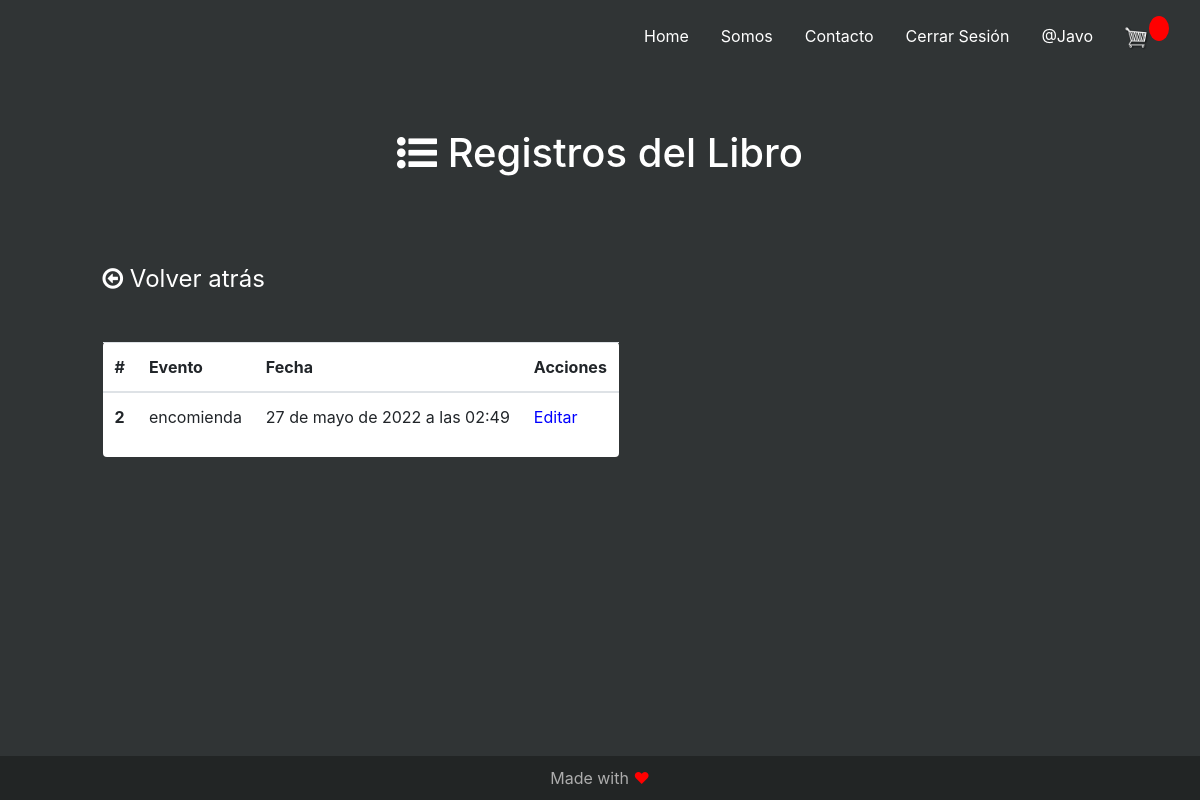
Page /listar/1 (signed in) on the committed database.
### core/models.py (models this page shows, shortened)
class EventoLibro(models.Model):
    conserje = models.ForeignKey(Conserje, on_delete=models.CASCADE)
    evento = models.CharField(max_length=500, verbose_name="Evento")
    fecha = models.DateTimeField(auto_now_add=True)
    class Meta:
        verbose_name_plural = "Evento Libro"

### core/views.py (the view)
# urls.py: path('listar/<id>',views.listarEvento, name="listarEvento"),
def listarEvento(request,id):
    eventos = EventoLibro.objects.filter(conserje=id).order_by('fecha')
    datos = {
        'eventos': eventos
    }
    return render(request, 'libro/listar.html', datos)

### core/templatetags/core_extras.py (called while the page is built)
@register.filter(name='grupo')
def grupo(user, group_name):
    g = Group.objects.get(name=group_name)
    return True if g in user.groups.all() else False

### core/templates/libro/listar.html (shortened to what this page needs)
{% extends 'core/main.html' %}
{% load bootstrap4 %}
{% block importaciones %}
<link rel='stylesheet' href='https://cdnjs.cloudflare.com/ajax/libs/font-awesome/4.7.0/css/font-awesome.min.css'>
{% endblock %}
{% block content %}
<div class="row">
    <div class="col title">
        <h1 class="w_txt"><i class='fa fa-list-ul'></i> Registros del Libro</h1>
    </div>
</div>
  <br><br><br>
<div class="row">
    <div class="col"></div>
    <div class="col-11">
        <h4><a href="{% url 'conserje' %}" class="goBack float-left"><i class='fa fa-arrow-circle-o-left'></i> Volver atrás</a></h4>
    </div>
</div>
  <br><br>
<div class="row">
    <div class="col"></div>
    <div class="col-10">
        <div class="card">
            <table class="table table-hover">
                <thead>
                  <tr>
                    <th scope="col">#</th>
                    <th scope="col">Evento</th>
                    <th scope="col">Fecha</th>
                    <th scope="col">Acciones</th>
                  </tr>
                </thead>
                <tbody>
                    {% for evento in eventos %}
                    <tr>
                    <th scope="row">{{evento.id}}</th>
                    <td>{{evento.evento}}</td>
                    <td>{{evento.fecha}}</td>
                    <td>
                        <a href="{% url 'editarEvento' evento.id %}" style="color: blue;">Editar</a>
                    </td>
                    </tr>
                    {% endfor %}
                </tbody>
              </table>
        </div>
    </div>
    <div class="col"></div>
</div>
{% endblock %}

### core/templates/core/main.html (shortened to what this page needs)
<!DOCTYPE html>
{% load static %}
{% load bootstrap4 %}
{% load core_extras %}
<html>
<head>
  {% bootstrap_css %}
  <link rel="stylesheet" href="https://cdn.jsdelivr.net/npm/bootstrap@4.6.1/dist/css/bootstrap.min.css"
>
  <link rel="stylesheet" href="{% static 'core/css/main.css' %}">
  <link type="text/css" rel="stylesheet" href="{% static 'core/css/estilos.css' %}">
  {% block importaciones %}
  {% endblock %}
</head>
<body class="bg">
  <div class="container-fluid">
    <div class="row">
      <div class="col">
        <header>
          <ul class="nav justify-content-end">
            <li class="nav-item">
              <a class="nav-link active" aria-current="page" href="{% url 'home' %}">Home</a>
            </li>
            <li class="nav-item">
              <a class="nav-link active" aria-current="page" href="#">Somos</a>
            </li>
            <li class="nav-item">
              <a class="nav-link" href="#">Contacto</a>
            </li>
            {% if user.is_authenticated %}
            <li class="nav-item">
              <a class="nav-link" href="{% url 'logout' %}">Cerrar Sesión</a>
            </li>
            <li class="nav-item">
              <a class="nav-link" href="{% url 'user' %}">@{{ user.username }}</a>
            </li>
              {% if not request.user|grupo:"conserje" %}
              <li class="nav-item">
                <div class="form-inline my-2 my-lg-0">
                  <a href="{% url 'carrito' %}">
                    <img id="cart-icon" src="{% static 'images/cart.png' %}">
                  </a>
                  <p id="cart-total">{{espaciosCarrito}}</p>
                </div>
              </li>
              {% endif %}
            {% else %}
            <li class="nav-item">
              <a class="nav-link" href="{% url 'login' %}">Iniciar Sesión</a>
            </li>
            {% endif %}
          </ul>
        </header>
      </div>
    </div>
  </div>
  <div>
    {% block content %}
    {% endblock %}
  </div>
  <div class="row">
    <br><br><br><br>
  </div>
  <div class="foot">
    <footer>
      <p class="pie">Made with <span style="color: #ff0000;">&#10084;</span></i></p>
    </footer>
  </div>
</body>
</html>

### core/static/core/css/main.css (style rules this page uses)
body { background-color: hsl(0, 0%, 98%); }
h1,h2,h3,h4,h5,h6 { color:hsl(0, 0%, 30%); }
#cart-icon { width:25px; display: inline-block; margin-left: 15px; }
#cart-total { display: block; text-align: center; color:#fff; background-color: red; width: 20px; height: 25px; border-radius: 50%; font-size: 14px; }

### core/static/core/css/estilos.css (style rules this page uses)
* { padding: 0px; }
body { overflow-x: hidden; }
body.bg { background-color: #303435; }
a { color: #FFF; }
.title { text-align: center; margin: 0.5em; }
.w_txt { color: #FFF; }
header { padding-top: 1em; margin-right: 1em; margin-bottom: 4em; }
ul { justify-content: end; }
footer { position: fixed; left: 0; bottom: 0; width: 100%; background-color: #222525; text-align: center; max-height: 10%; }
p.pie { margin-top: 5px; margin-bottom: 5px; padding-top: 5px; padding-bottom: 5px; color: #adadad; }
.card { margin: 0 auto; float:inline-start; margin-bottom: 10px; border: none; }
.goBack { font-weight: 400; }

### rows in the picture
EventoLibro: id "2", evento "encomienda", fecha "27 de mayo de 2022 a las 02:49"

### other values in the picture
{{ user.username }} "Javo"
